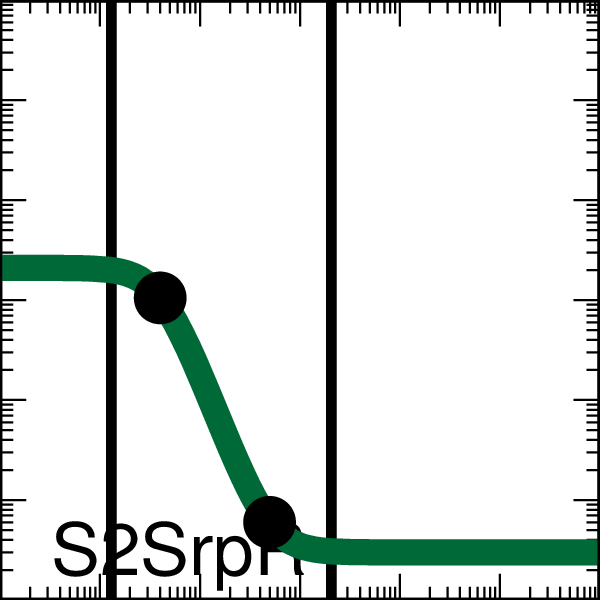

Recreate this plot in gnuplot.

set output "demo_FixedGatesDigital0x00_001_A000_xfer_model_S2_SrpR.eps"
set terminal postscript eps enhanced color "Helvetica, 35" size 2,2
set logscale x
set logscale y
set lmargin screen 0.0
set rmargin screen 1.0
set tmargin screen 1.0
set bmargin screen 0.0
set size ratio 1.0
set border linewidth 2
set tics scale 2
set mxtics 10
set mytics 10
set key bottom left
set key samplen -1
set xrange [0.001:1000.0]
set yrange [0.001:1000.0]
set format y "10^{%L}"    
set format x "10^{%L}"    
set format x ""    
set xlabel '00111110'
set arrow from 0.013044845005801293,0.001 to 0.013044845005801293,1000.0 nohead lw 10 lt 2 lc rgb '#000000'
set arrow from 2.0612353344195453,0.001 to 2.0612353344195453,1000.0 nohead lw 10 lt 2 lc rgb '#000000'
ymin = 0.003
ymax = 2.1
K = 0.04
n = 2.6
set dummy x

plot ymin+(ymax-ymin)/(1.0+(x/K)**n) lw 25 lc rgb '#006838' title 'S2SrpR',\
 "<echo '1 2'" using (0.040044043):(1.0500000063963981)  with points pt 7 ps 4 lc rgb 'black' notitle,\
 "<echo '1 2'" using (0.49642145):(0.005999999994950898)  with points pt 7 ps 4 lc rgb 'black' notitle
